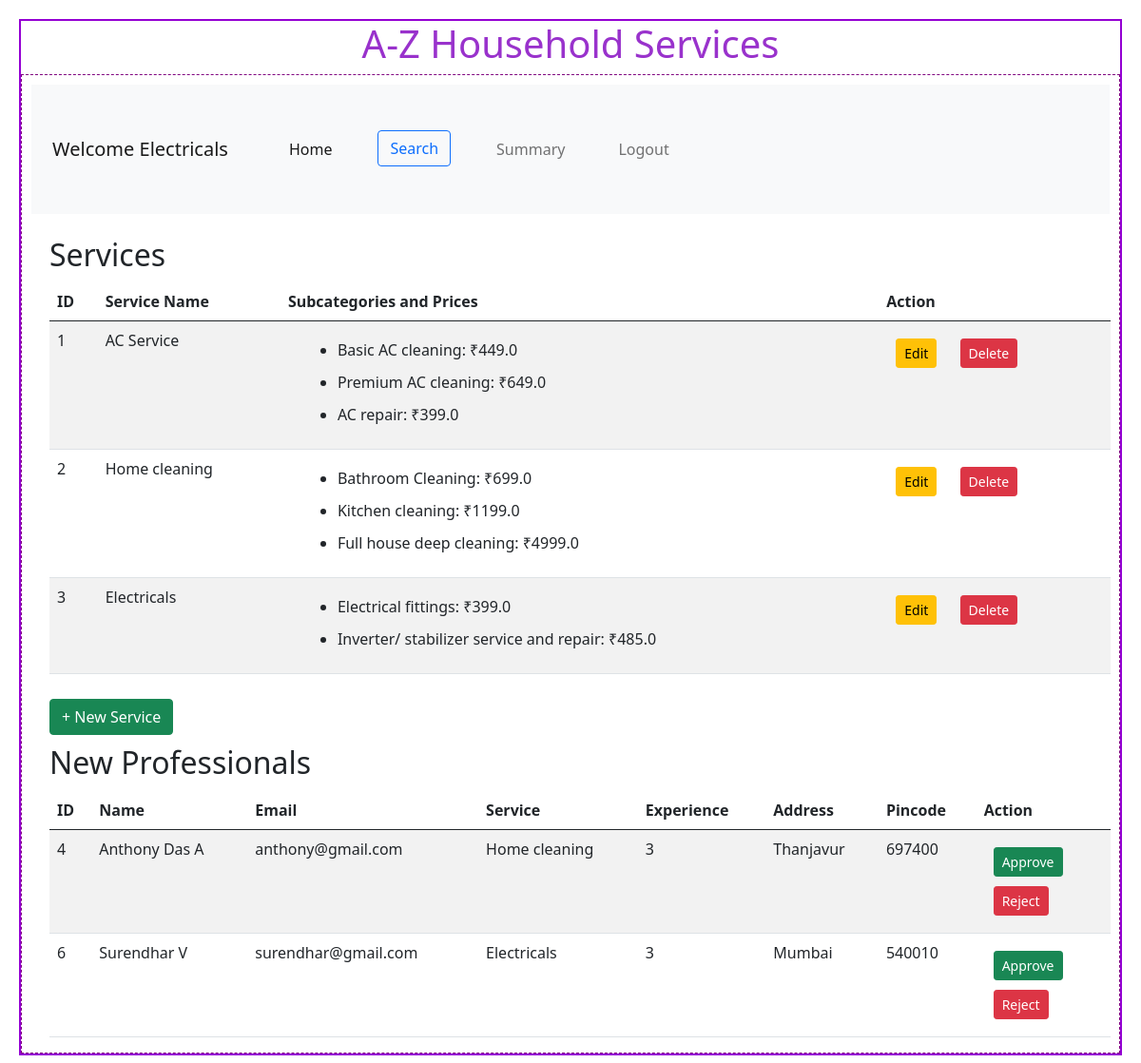
/admin/Electricals, run on the app's committed database.
### backend/models.py (models this page shows)
class Service(db.Model):
    __tablename__ = "service"
    id = db.Column(db.Integer, primary_key=True, autoincrement=True)
    name = db.Column(db.String, nullable=False)
    description = db.Column(db.String, nullable=False)
    status = db.Column(db.String(20), default="active", nullable=False)  # Active/Inactive
    subcategories = db.relationship(
        'Subcategory',
        cascade="all, delete",
        backref="service",
        lazy=True
    )
    service_requests = db.relationship(
        'ServiceRequest',
        cascade="all, delete",
        backref="service",
        lazy=True
    )

class Subcategory(db.Model):
    id = db.Column(db.Integer, primary_key=True)
    service_id = db.Column(db.Integer, db.ForeignKey('service.id'), nullable=False)
    name = db.Column(db.String(100), nullable=False)
    description = db.Column(db.Text, nullable=False)
    price = db.Column(db.Float, nullable=False)

class ProfessionalDetails(db.Model):
    __tablename__ = "professional_details"
    id = db.Column(db.Integer, primary_key=True, autoincrement=True)
    email = db.Column(db.String, unique=True, nullable=False)
    password = db.Column(db.String, nullable=False)
    role = db.Column(db.Integer, default=1, nullable=False)  # 0 = admin, 1 = professional
    name = db.Column(db.String, nullable=False)
    service_id = db.Column(db.Integer, db.ForeignKey('service.id', ondelete='CASCADE'), nullable=False)  # Foreign key to Service
    experience = db.Column(db.Integer, nullable=False)
    address = db.Column(db.String, nullable=False)
    pincode = db.Column(db.Integer, nullable=False)
    status = db.Column(db.String(20), default="Pending")
    is_available = db.Column(db.Boolean, default=True)
    service = db.relationship('Service', backref='professionals')
    service_requests = db.relationship(
        'ServiceRequest',
        cascade="all, delete",
        backref="professional",
        lazy=True
    )

### backend/controllers.py (the view)
@app.route("/admin/<name>")
def admin_dashboard(name):
    services=Service.query.all()
    pending_professionals = ProfessionalDetails.query.filter_by(status='Pending').all()
    return render_template("admin_dashboard.html", name=name, services=services, pending_professionals=pending_professionals)

### templates/admin_dashboard.html
{%extends "admin_layout.html"%}
{%block content%}
            <div class="container mt-4">
                 {%if services%}
                <h2>Services</h2>
                <table class="table table-striped">
                    <thead>
                        <tr>
                            <th>ID</th>
                            <th>Service Name</th>
                            <th>Subcategories and Prices</th>
                            <th>Action</th>
                        </tr>
                    </thead>
                    <tbody>
                        {% for service in services %}
                        <tr>
                            <td>{{ service.id }}</td>
                            <td>{{ service.name }}</td>
                            <td>
                                {% if service.subcategories %}
                                    <ul>
                                        {% for subcategory in service.subcategories %}
                                        <li>{{ subcategory.name }}: ₹{{ subcategory.price }}</li>
                                        {% endfor %}
                                    </ul>
                                {% else %}
                                    No subcategories available.
                                {% endif %}
                            </td>
                            <td>
                                <a href="{{ url_for('edit_service', service_id=service.id, name=service.name) }}" class="btn btn-sm btn-warning">Edit</a>
                                <form action="{{ url_for('delete_service', service_id=service.id, name=service.name) }}" method="POST" style="display:inline;">
                                    <button type="submit" class="btn btn-sm btn-danger" onclick="return confirm('Are you sure you want to delete this service?');">Delete</button>
                                </form>
                            </td>
                        </tr>
                        {%endfor%}
                    </tbody>
                </table>
                {%else%}
                <h3 class="center">No Services Available!</h3>
                {%endif%}
                <a href="/service/{{name}}" button type="button" class="btn btn-success">+ New Service</a>
                <h2>New Professionals</h2>
                {% if pending_professionals %}
                    <table class="table table-striped">
                        <thead>
                            <tr>
                                <th>ID</th>
                                <th>Name</th>
                                <th>Email</th>
                                <th>Service</th>
                                <th>Experience</th>
                                <th>Address</th>
                                <th>Pincode</th>
                                <th>Action</th>
                            </tr>
                        </thead>
                        <tbody>
                            {% for professional in pending_professionals %}
                                <tr>
                                    <td>{{ professional.id }}</td>
                                    <td>{{ professional.name }}</td>
                                    <td>{{ professional.email }}</td>
                                    <td>{{ professional.service.name }}</td>
                                    <td>{{ professional.experience }}</td>
                                    <td>{{ professional.address }}</td>
                                    <td>{{ professional.pincode }}</td>
                                    <td>
                                        <form method="POST" action="{{ url_for('approve_professional', professional_id=professional.id, name=name) }}">
                                            <button type="submit" class="btn btn-sm btn-success">Approve</button>
                                        </form>
                                        <form method="POST" action="{{ url_for('reject_professional', professional_id=professional.id, name=name) }}">
                                            <button type="submit" class="btn btn-sm btn-danger">Reject</button>
                                        </form>
                                    </td>
                                </tr>
                            {% endfor %}
                        </tbody>
                    </table>
                {% else %}
                    <p>No new professional requests at the moment.</p>
                {% endif %}
{%endblock%}

### templates/admin_layout.html (shortened to what this page needs)
<!DOCTYPE html>
<html>
    <head>
        <link rel="stylesheet" href="/static/styles/main.css">
        <link href="https://cdn.jsdelivr.net/npm/bootstrap@5.0.2/dist/css/bootstrap.min.css" rel="stylesheet">
    </head>
<body>
    <div class="my_container">
        <div class="center"><h1>A-Z Household Services</h1></div>
        <div class="my_panel">
            <nav class="navbar navbar-expand-lg navbar-light bg-light">
                <div class="container-fluid">
                  <a class="navbar-brand" href="#">Welcome {{name}}</a>
                  <div class="collapse navbar-collapse" id="navbarSupportedContent">
                    <ul class="navbar-nav me-auto mb-2 mb-lg-0">
                      <li class="nav-item">
                        <a class="nav-link active" aria-current="page" href="/admin/admin1@gmail.com">Home</a>
                      </li>
                      <li class="nav-item">
                        <a class="btn btn-outline-primary" href="{{ url_for('search') }}" role="button">Search</a>
                      </li>
                      <li class="nav-item">
                        <a class="nav-link" href="{{ url_for('admin_summary') }}">Summary</a>
                      </li>
                      <li class="nav-item">
                        <a class="nav-link" href="{{ url_for('home') }}">Logout</a>
                      </li>
                    </ul>
                  </div>
                </div>
              </nav>
            {%block content%}
            {%endblock%}
        </div>
        </div>
    </body>
</html>

### static/styles/main.css (style rules this page uses)
* { margin:10px; }
.my_container { border: 2px solid darkviolet; }
.my_panel { width: 100%; margin: auto; height: auto; border: 1px dashed purple; }
.center { text-align: center; margin: auto; color: darkorchid; }

### data on the page
Service: name "Electricals", id "3"
Service: id "1", name "AC Service"
Subcategory: name "Basic AC cleaning", price "449.0"
Subcategory: name "Premium AC cleaning", price "649.0"
Subcategory: name "AC repair", price "399.0"
Service: id "2", name "Home cleaning"
Subcategory: name "Bathroom Cleaning", price "699.0"
Subcategory: name "Kitchen cleaning", price "1199.0"
Subcategory: name "Full house deep cleaning", price "4999.0"
Subcategory: name "Electrical fittings", price "399.0"
Subcategory: name "Inverter/ stabilizer service and repair", price "485.0"
ProfessionalDetails: id "4", name "Anthony Das A", email "anthony@gmail.com", service.name "Home cleaning", experience "3", address "Thanjavur", pincode "697400"
ProfessionalDetails: id "6", name "Surendhar V", email "surendhar@gmail.com", service.name "Electricals", experience "3", address "Mumbai", pincode "540010"
